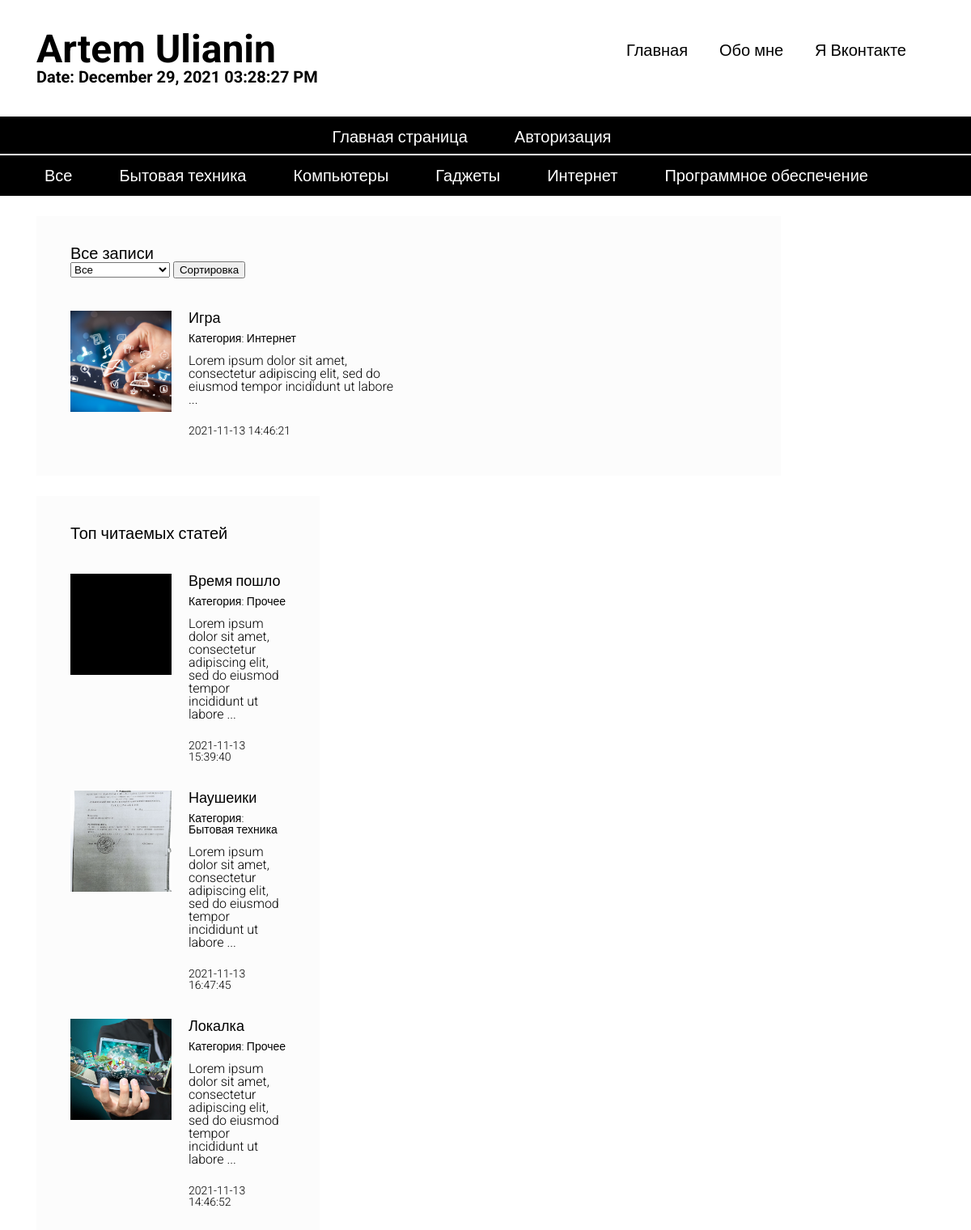
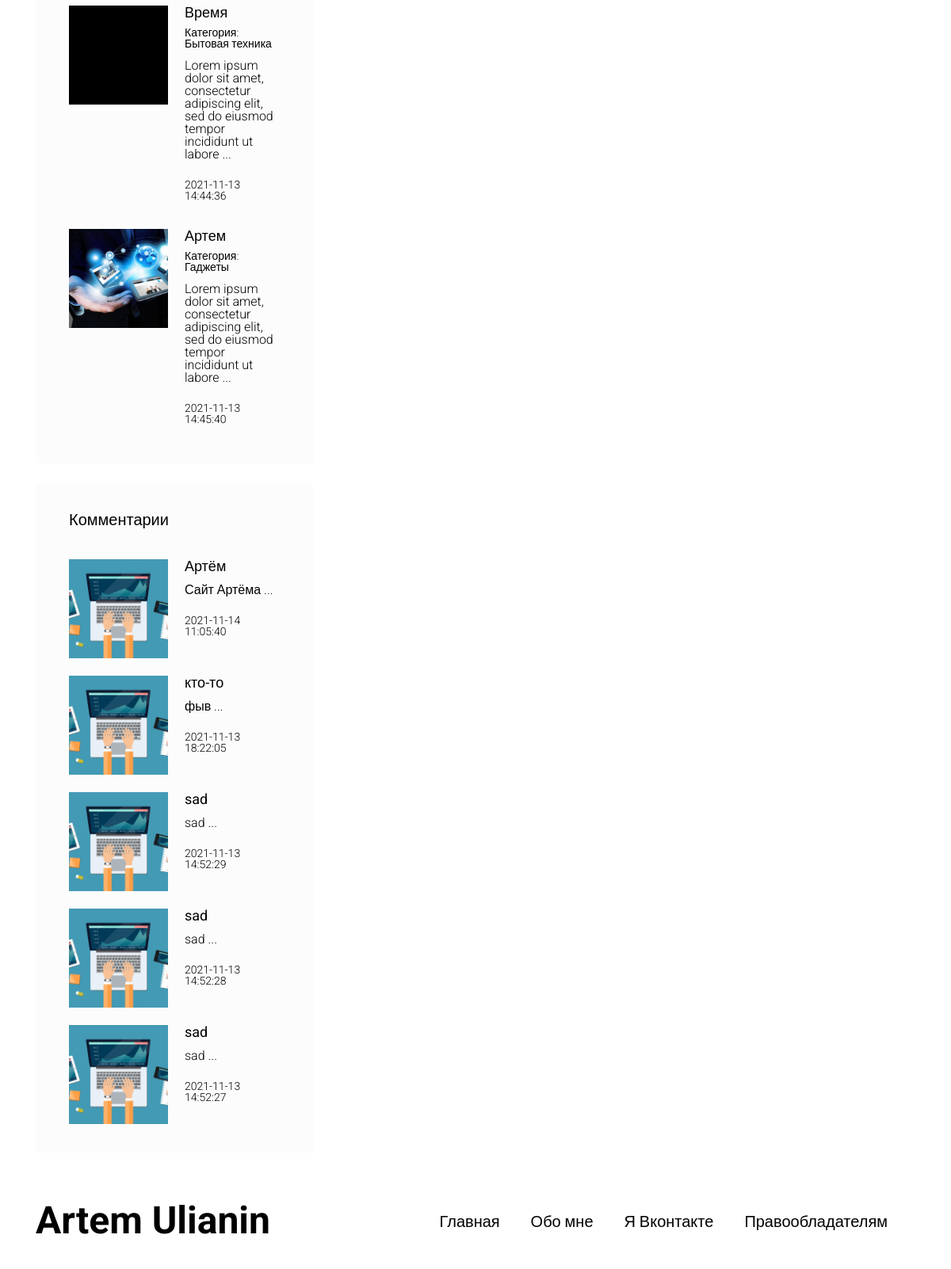
Page /admin/articles_categorie_admin.php?categorie_id=4 on the committed database (2 pictures, top to bottom).
### tables this page shows
CREATE TABLE `articles_categories` (
  `id` int(11) NOT NULL,
  `title` varchar(100) NOT NULL
);

CREATE TABLE `articles` (
  `id` int(11) NOT NULL,
  `title` varchar(255) NOT NULL,
  `image` varchar(255) NOT NULL,
  `text` text NOT NULL,
  `categorie_id` int(11) NOT NULL,
  `pubdate` timestamp NOT NULL DEFAULT current_timestamp(),
  `views` int(11) NOT NULL
);

CREATE TABLE `comments` (
  `id` int(11) NOT NULL,
  `nickname` varchar(100) NOT NULL,
  `email` varchar(255) NOT NULL,
  `text` text NOT NULL,
  `pubdate` timestamp NOT NULL DEFAULT current_timestamp(),
  `articles_id` int(11) NOT NULL
);

### includes/config.php (called while the page is built, shortened)
<?php
$config = array(
    'title' => 'Artem Ulianin',
     'db' => array(
        'server' => 'localhost',
        'username' => 'c917632p_wp1',
        'password' => '1Nw8fWe9yuq9c14',
        'name' => 'c917632p_wp1'
    )
);
?>

### admin/includes/paginator.php (called while the page is built, shortened)
<?php
    $per_page = 8;
    $page = 1;
    $total_count_q = $mysql->query("SELECT COUNT(id) AS `total_count` FROM `articles`");
    $total_count = $total_count_q->fetch_assoc();
    $total_count = $total_count['total_count'];
    $total_pages = ceil($total_count / $per_page);
    if ($page <= 1 || $page > $total_pages)
    {
        $page = 1;
    }
    $offset = ($per_page * $page) - $per_page;
?>

### admin/includes/print_article.php (the view)
<?php
    while ($art = $articles->fetch_assoc()) {
    ?>
        <article class="article">
            <div class="article__image" style="background-image: url(static/images/<?php echo $art['image']; ?>);"></div>
            <div class="article__info">
                <a href="article_admin.php?id=<?php echo $art['id']; ?>"><?php echo $art['title']; ?></a>
                <div class="article__info__meta">
                    <?php
                    $art_categ = false;
                    foreach ($categories as $categ) {
                        if ($categ['id'] == $art['categorie_id']) {
                            $art_categ = $categ;
                            break;
                        }
                    }
                    ?>
                    <small>Категория: <a href="index.php?categorie_id=<?php echo $art_categ['id']; ?>"><?php echo $art_categ['title']; ?></a></small>
                </div>
                <div class="article__info__preview"><?php echo mb_substr(strip_tags($art['text']), 0, 100) . ' ...' ?></div>
                <div class="article__info__meta">
                    <br>
                    <small><?php echo $art['pubdate']; ?></small>
                </div>
            </div>
        </article>
    <?php
    }
?>

### includes/header.php
<header id="header">
    <div class="header__top">
        <div class="container">
            <div class="header__top__logo">
                <h1><?php echo $config['title']; ?></h1>
                <h3>Date: <?php echo date("F d, Y h:i:s A"); ?></h3>
            </div>
            <nav class="header__top__menu">
                <ul>
                    <li><a href="./index.php">Главная</a></li>
                    <li><a href="#">Обо мне</a></li>
                    <li><a href="#">Я Вконтакте</a></li>
                </ul>
            </nav>
        </div>
    </div>
    <div class="header__bottom" style="text-align: center; border-top: 2px solid white; border-bottom: 2px solid white;">
        <div class="container">
            <nav>
                <ul>
                <?php
                    if( isset($_SESSION['logged_user']) )
                    {
                    ?>
                    <li><a href="../admin/index.php">Главная страница</a></li>
                    <li><a href="../admin/index.php">Административный интерфейс</a></li>
                    <li><a href="../authorization/logout.php">Выйти</a></li>
                    <?php } else { ?>
                        <li><a href="index.php">Главная страница</a></li>
                        <li><a href="authorization/login.php">Авторизация</a></li>
                   <?php }
                ?>
                </ul>
            </nav>
        </div>
    </div>
    <?php
        $categories_q = $mysql->query("SELECT * FROM `articles_categories`");
        $categories = array();
        while( $categ = $categories_q->fetch_assoc() )
        {
            $categories[] = $categ;
        }
    ?>
    <div class="header__bottom">
        <div class="container">
            <nav>
                <ul>
                <?php if( isset($_SESSION['logged_user']) )
                    { ?>
                    <li><a href="index.php">Все</a></li>
                    <?php
                      foreach( $categories as $categ)
                      {
                        ?>
                        <li><a href="../admin/articles_categorie_admin.php?categorie_id=<?php echo $categ['id']; ?>"><?php echo $categ['title']; ?></a></li>
                        <?php
                      }
                    ?>
                    <?php } else { ?>
                    <li><a href="articles.php">Все</a></li>
                    <?php
                      foreach( $categories as $categ)
                      {
                        ?>
                        <li><a href="articles_categorie.php?categorie_id=<?php echo $categ['id']; ?>"><?php echo $categ['title']; ?></a></li>
                        <?php
                      }
                    ?>
                    <?php }
                    ?>
                </ul>
          </nav>
        </div>
    </div>
</header>

### includes/sidebar.php (shortened to what this page needs)
<?php if( isset($_SESSION['logged_user']) )
                      { ?>
                      <div style="margin-bottom: 600px;"></div>
                      <?php } else { ?>
<div class="block">
  <h3>Топ читаемых статей</h3>
  <div class="block__content">
    <div class="articles articles__vertical">
      <?php
        $articles = $mysql->query("SELECT * FROM `articles` ORDER BY `views` DESC LIMIT 5");
      ?>
      <?php
        while ($art = $articles->fetch_assoc()) {
      ?>
        <article class="article">
          <div class="article__image" style="background-image: url(admin/static/images/<?php echo $art['image']; ?>);"></div>
          <div class="article__info">
            <a href="article.php?id=<?php echo $art['id']; ?>"><?php echo $art['title']; ?></a>
            <div class="article__info__meta">
              <?php
                $art_categ = false;
                foreach ($categories as $categ) {
                  if ($categ['id'] == $art['categorie_id']) {
                    $art_categ = $categ;
                    break;
                  }
                }
              ?>
              <small>Категория: <a href="articles.php?categorie_id=<?php echo $art_categ['id']; ?>"><?php echo $art_categ['title']; ?></a></small>
            </div>
            <div class="article__info__preview"><?php echo mb_substr(strip_tags($art['text']), 0, 100) . ' ...' ?></div>
            <div class="article__info__meta">
              <br>
              <small><?php echo $art['pubdate']; ?></small>
            </div>
          </div>
        </article>
      <?php
      }
      ?>
    </div>
  </div>
</div>
<div class="block">
  <h3>Комментарии</h3>
  <div class="block__content">
    <div class="articles articles__vertical">
      <?php
        $comments = $mysql->query("SELECT * FROM `comments` ORDER BY `id` DESC LIMIT 5");
      ?>
      <?php
        while ($comment = $comments->fetch_assoc()) {
      ?>
        <article class="article">
          <div class="article__image" style="background-image: url(media/static/images/comment-sait.jpg); "></div>
          <div class="article__info">
            <a href="article.php?id=<?php echo $comment['articles_id']; ?>"><?php echo $comment['nickname']; ?></a>
            <div class="article__info__preview"><?php echo mb_substr(strip_tags($comment['text']), 0, 100) . ' ...' ?></div>
            <div class="article__info__meta">
              <br>
              <small><?php echo $comment['pubdate']; ?></small>
            </div>
          </div>
        </article>
      <?php
      }
      ?>
    </div>
  </div>
</div>
<?php } ?>

### media/css/style.css (style rules this page uses)
html, body, div, span, applet, object, iframe, h1, h2, h3, h4, h5, h6, p, blockquote, pre, a, abbr, acronym, address, big, cite, code, del, dfn, em, img, ins, kbd, q, s, samp, small, strike, strong, sub, sup, tt, var, b, u, i, center, dl, dt, dd, ol, ul, li, fieldset, form, label, legend, table, caption, tbody, tfoot, thead, tr, th, td, article, aside, canvas, details, embed, figure, figcaption, footer, header, hgroup, menu, nav, output, ruby, section, summary, time, mark, audio, video { margin: 0; padding: 0; border: 0; font-size: 100%; font: inherit; vertical-align: baseline; }
article, aside, details, figcaption, figure, footer, header, hgroup, menu, nav, section { display: block; }
body { line-height: 1; }
ol, ul { list-style: none; }
h1 { font-size: 48px; font-weight: bold; }
h3 { font-size: 20px; font-weight: bold; }
body { font-family: 'Roboto', sans-serif; }
#header { margin-bottom: 25px; }
#header .header__top { padding: 37px 0; }
#header .header__top .header__top__logo { float: left; }
#header .header__top .header__top__menu { padding-top: 15px; text-align: right; }
#header .header__top .header__top__menu ul > li { display: inline-block; margin-right: 35px; }
#header .header__top .header__top__menu ul > li > a { font-size: 20px; text-decoration: none; color: black; }
#header .header__bottom { height: 50px; background-color: black; line-height: 50px; }
#header .header__bottom nav ul > li { display: inline-block; margin-right: 34px; }
#header .header__bottom nav ul > li > a { color: white; font-size: 20px; text-decoration: none; padding: 3px 10px; }
.block { background-color: #fcfcfc; padding: 36px 42px; margin-bottom: 25px; }
.block > h3 { font-weight: normal; }
.block .block__content { padding-top: 40px; }
.articles.articles__horizontal .article { margin-bottom: 22px; display: inline-block; vertical-align: top; width: 50%; font-size: 16px; padding: 12px; }
.articles.articles__vertical .article { margin-bottom: 22px; }
.articles .article:last-child { margin-bottom: 0; }
.articles .article:after { visibility: hidden; display: block; font-size: 0; content: " "; clear: both; height: 0; }
.articles .article .article__image { width: 125px; height: 125px; overflow: hidden; background-color: black; float: left; background-repeat: no-repeat; background-size: cover; background-position: center center; }
.articles .article .article__info { margin-left: 125px; padding-left: 21px; }
.articles .article .article__info > a { color: black; font-size: 18px; font-weight: normal; text-decoration: none; }
.articles .article .article__info > .article__info__meta { font-size: 14px; font-weight: 300; margin-top: 9px; margin-bottom: 13px; }
.articles .article .article__info > .article__info__meta a { color: black; text-decoration: none; }
.articles .article .article__info > .article__info__preview { font-size: 16px; font-weight: 300; }

### rows in the picture
articles_categories: title "Бытовая техника"
articles_categories: title "Компьютеры"
articles_categories: title "Гаджеты"
articles_categories: title "Интернет"
articles_categories: title "Программное обеспечение"
articles: image (picture), title "Игра", text "Lorem ipsum dolor sit amet, consectetur adipiscing elit, sed do eiusmod tempor incididunt ut labore", pubdate "2021-11-13 14:46:21"
articles: title "Время пошло", text "Lorem ipsum dolor sit amet, consectetur adipiscing elit, sed do eiusmod tempor incididunt ut labore", pubdate "2021-11-13 15:39:40"
articles_categories: title "Прочее"
articles: image (picture), title "Наушеики", text "Lorem ipsum dolor sit amet, consectetur adipiscing elit, sed do eiusmod tempor incididunt ut labore", pubdate "2021-11-13 16:47:45"
articles: image (picture), title "Локалка", text "Lorem ipsum dolor sit amet, consectetur adipiscing elit, sed do eiusmod tempor incididunt ut labore", pubdate "2021-11-13 14:46:52"
articles: title "Время", text "Lorem ipsum dolor sit amet, consectetur adipiscing elit, sed do eiusmod tempor incididunt ut labore", pubdate "2021-11-13 14:44:36"
articles: image (picture), title "Артем", text "Lorem ipsum dolor sit amet, consectetur adipiscing elit, sed do eiusmod tempor incididunt ut labore", pubdate "2021-11-13 14:45:40"
comments: nickname "Артём", text "Сайт Артёма", pubdate "2021-11-14 11:05:40"
comments: nickname "кто-то", text "фыв", pubdate "2021-11-13 18:22:05"
comments: nickname "sad", text "sad", pubdate "2021-11-13 14:52:29"
comments: nickname "sad", text "sad", pubdate "2021-11-13 14:52:28"
comments: nickname "sad", text "sad", pubdate "2021-11-13 14:52:27"

### other values in the picture
$config['title'] "Artem Ulianin"
